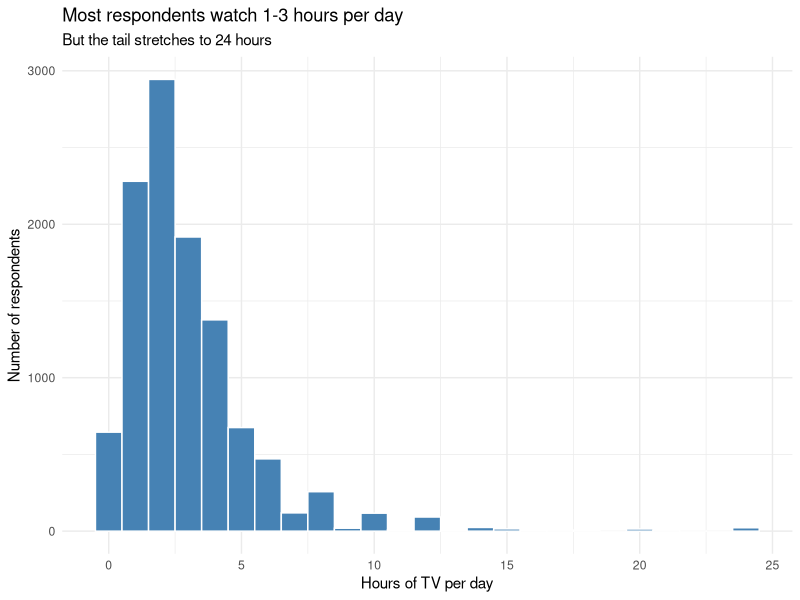
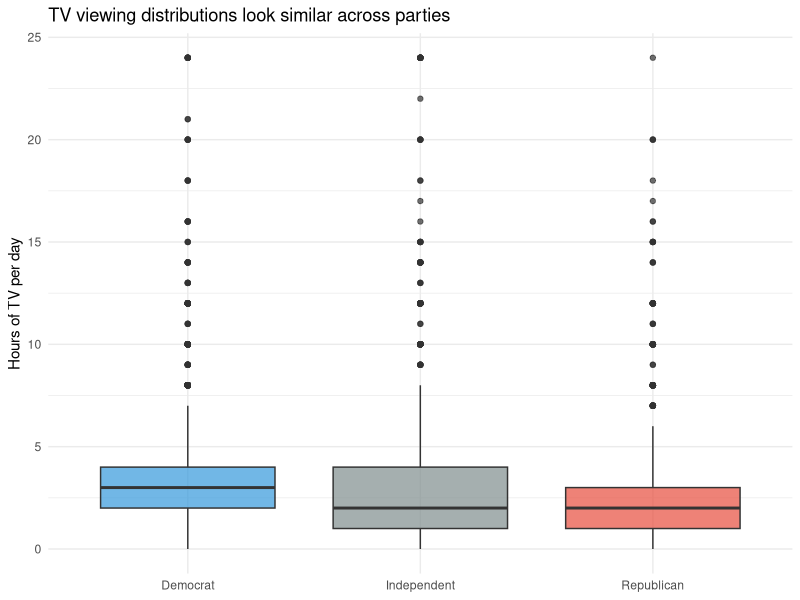
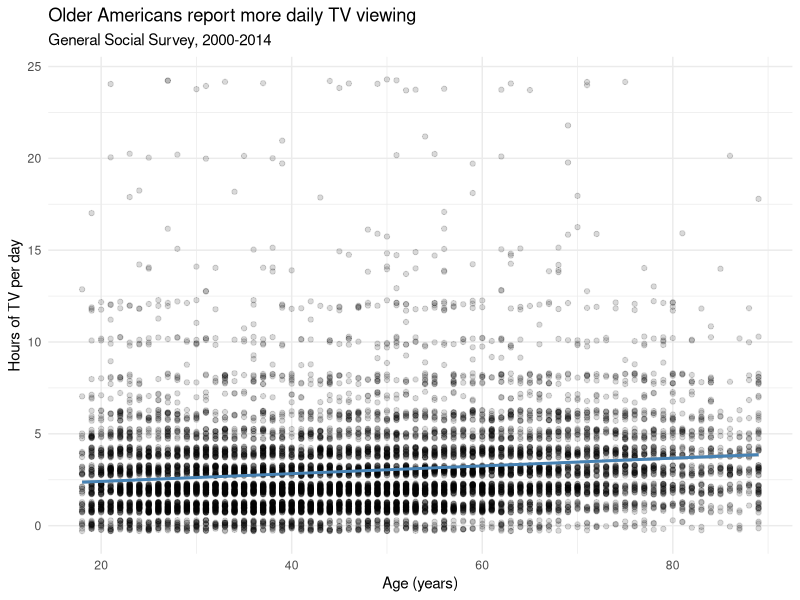
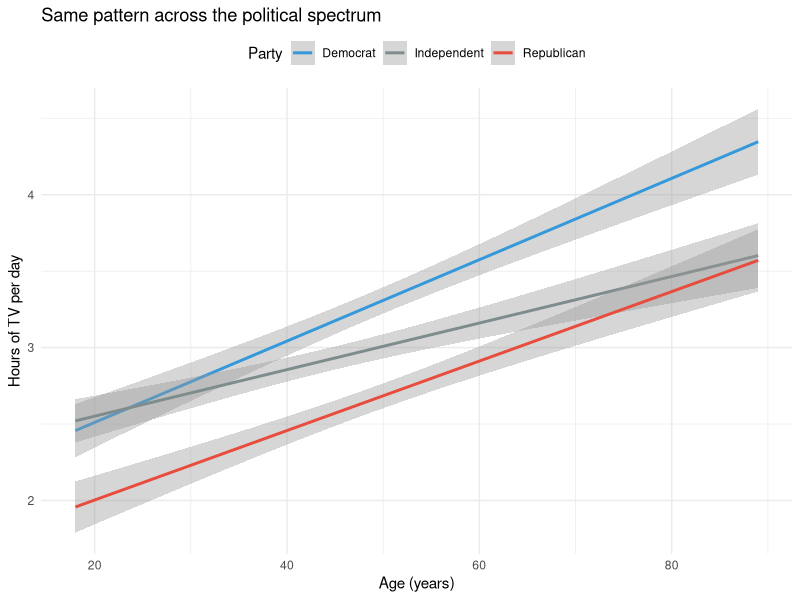
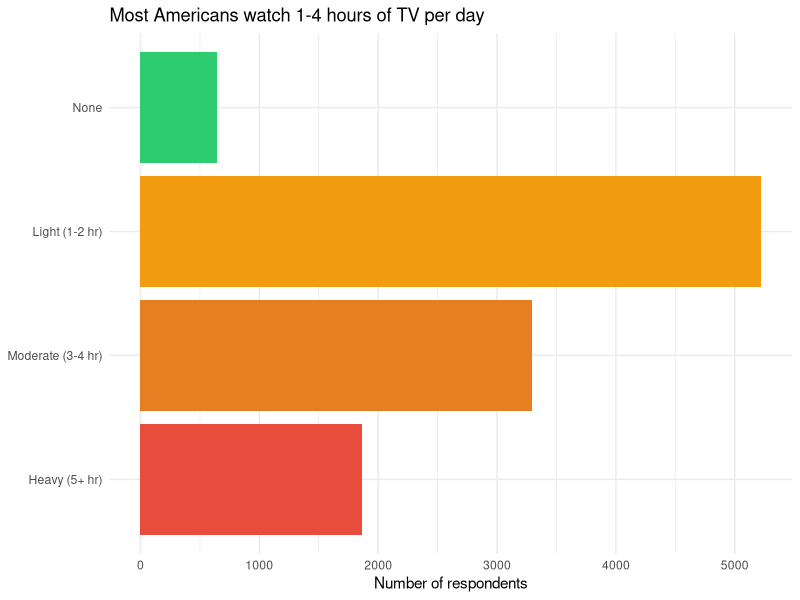
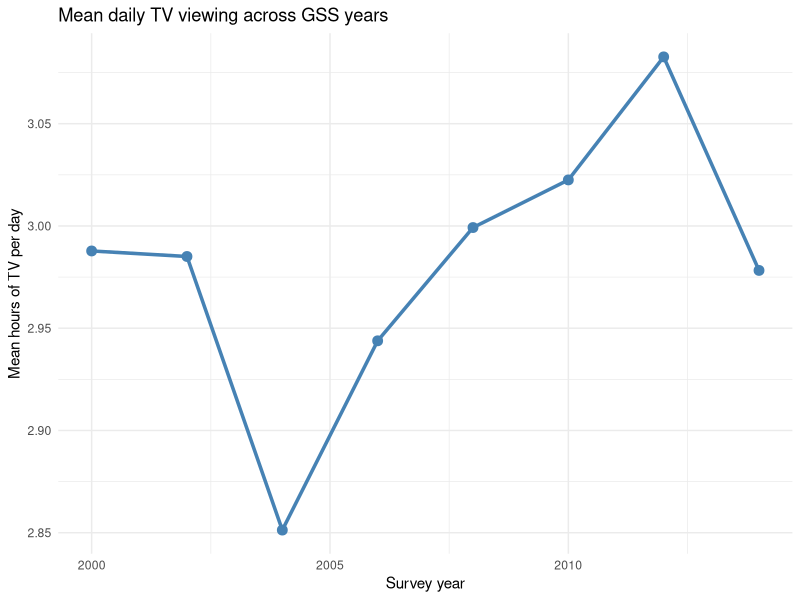
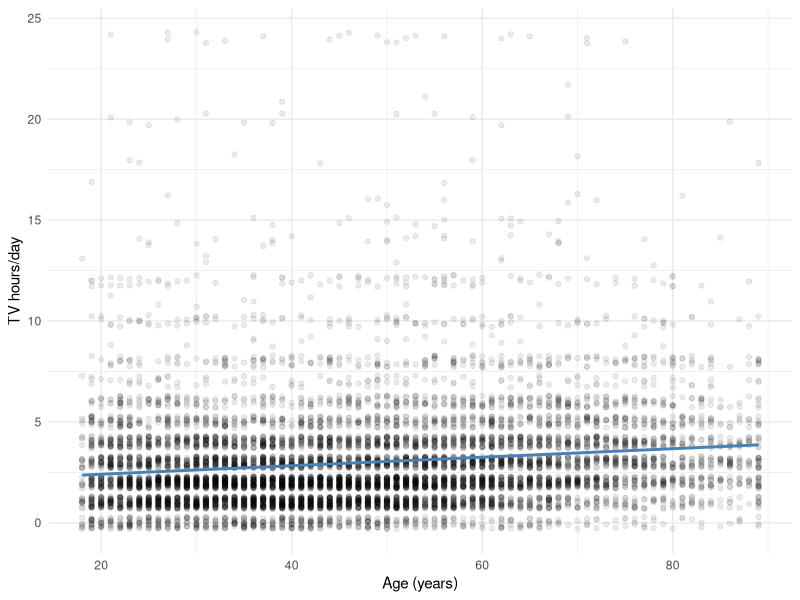

Write the R code that produced these figures, in order.
## ---- chunk 1
#| include: false
library(tidyverse)
## ---- chunk 2
gss_cat
## ---- chunk 3
glimpse(gss_cat)
## ---- chunk 4
gss_cat |>
  summarize(across(everything(), ~sum(is.na(.x))))
## ---- chunk 5
gss_cat |>
  count(partyid)
## ---- chunk 6
gss_clean <- gss_cat |>
  drop_na(tvhours, age) |>
  mutate(
    party = case_when(
      partyid %in% c("Strong republican", "Not str republican") ~ "Republican",
      partyid %in% c("Strong democrat", "Not str democrat")     ~ "Democrat",
      partyid %in% c("Ind,near rep", "Independent", "Ind,near dem") ~ "Independent",
      TRUE ~ NA_character_
    ),
    party = factor(party, levels = c("Democrat", "Independent", "Republican"))
  ) |>
  drop_na(party)
## ---- chunk 7
gss_clean |>
  summarize(
    n = n(),
    mean_age = mean(age),
    mean_tv = mean(tvhours),
    sd_tv = sd(tvhours)
  )
## ---- chunk 8
gss_clean |>
  count(party)
## ---- chunk 9
#| output-location: slide
#| fig-alt: "Histogram of daily TV hours peaking at 2 hours per day with a long right tail."
ggplot(gss_clean, aes(x = tvhours)) +
  geom_histogram(binwidth = 1, fill = "steelblue", color = "white") +
  labs(
    title = "Most respondents watch 1-3 hours per day",
    subtitle = "But the tail stretches to 24 hours",
    x = "Hours of TV per day",
    y = "Number of respondents"
  ) +
  theme_minimal()
## ---- chunk 10
#| output-location: slide
#| fig-alt: "Side-by-side boxplots of daily TV hours for Democrats, Independents, and Republicans showing similar medians and spreads."
ggplot(gss_clean, aes(x = party, y = tvhours, fill = party)) +
  geom_boxplot(alpha = 0.7) +
  scale_fill_manual(values = c(
    "Democrat"    = "#3498db",
    "Independent" = "#7f8c8d",
    "Republican"  = "#e74c3c"
  )) +
  labs(
    title = "TV viewing distributions look similar across parties",
    x = NULL,
    y = "Hours of TV per day"
  ) +
  theme_minimal() +
  theme(legend.position = "none")
## ---- chunk 11
#| output-location: slide
#| fig-alt: "Scatterplot with a linear trend line showing that older Americans report more daily TV viewing in the General Social Survey."
ggplot(gss_clean, aes(x = age, y = tvhours)) +
  geom_jitter(alpha = 0.15, height = 0.3, width = 0) +
  geom_smooth(method = "lm", color = "steelblue") +
  labs(
    title = "Older Americans report more daily TV viewing",
    subtitle = "General Social Survey, 2000-2014",
    x = "Age (years)",
    y = "Hours of TV per day"
  ) +
  theme_minimal()
## ---- chunk 12
cor_value <- cor(gss_clean$age, gss_clean$tvhours)
cor_value
## ---- chunk 13
tv_model <- lm(tvhours ~ age + party, data = gss_clean)

library(broom)
tidy(tv_model)
## ---- chunk 14
glance(tv_model) |>
  select(r.squared, adj.r.squared, sigma, nobs)
## ---- chunk 15
#| output-location: slide
#| fig-alt: "Scatterplot with separate colored trend lines for Democrats, Independents, and Republicans, showing a similar positive age-TV slope for all three groups."
ggplot(gss_clean, aes(x = age, y = tvhours, color = party)) +
  geom_smooth(method = "lm") +
  scale_color_manual(values = c(
    "Democrat"    = "#3498db",
    "Independent" = "#7f8c8d",
    "Republican"  = "#e74c3c"
  )) +
  labs(
    title = "Same pattern across the political spectrum",
    x = "Age (years)",
    y = "Hours of TV per day",
    color = "Party"
  ) +
  theme_minimal() +
  theme(legend.position = "top")
## ---- chunk 16
#| output-location: slide
#| fig-alt: "Horizontal bar chart of TV viewing categories showing most Americans watch 1-4 hours per day, with smaller groups at None and Heavy."
gss_clean |>
  mutate(
    tv_category = case_when(
      tvhours == 0 ~ "None",
      tvhours <= 2 ~ "Light (1-2 hr)",
      tvhours <= 4 ~ "Moderate (3-4 hr)",
      tvhours >= 5 ~ "Heavy (5+ hr)"
    ),
    tv_category = factor(tv_category,
                         levels = c("None", "Light (1-2 hr)",
                                    "Moderate (3-4 hr)", "Heavy (5+ hr)"))
  ) |>
  count(tv_category) |>
  ggplot(aes(x = n, y = fct_rev(tv_category), fill = tv_category)) +
  geom_col() +
  scale_fill_manual(values = c(
    "None"              = "#2ecc71",
    "Light (1-2 hr)"    = "#f39c12",
    "Moderate (3-4 hr)" = "#e67e22",
    "Heavy (5+ hr)"     = "#e74c3c"
  )) +
  labs(
    title = "Most Americans watch 1-4 hours of TV per day",
    x = "Number of respondents",
    y = NULL
  ) +
  theme_minimal() +
  theme(legend.position = "none")
## ---- chunk 17
#| output-location: slide
#| fig-alt: "Line plot of mean daily TV hours from 2000 to 2014, drifting slightly downward across the period."
gss_clean |>
  group_by(year) |>
  summarize(mean_tv = mean(tvhours), .groups = "drop") |>
  ggplot(aes(x = year, y = mean_tv)) +
  geom_line(color = "steelblue", linewidth = 1.2) +
  geom_point(color = "steelblue", size = 3) +
  labs(
    title = "Mean daily TV viewing across GSS years",
    x = "Survey year",
    y = "Mean hours of TV per day"
  ) +
  theme_minimal()
## ---- chunk 18
president_lookup <- tribble(
  ~year, ~president,
   2000, "Clinton",
   2002, "G.W. Bush",
   2004, "G.W. Bush",
   2006, "G.W. Bush",
   2008, "G.W. Bush",
   2010, "Obama",
   2012, "Obama",
   2014, "Obama"
)

president_lookup
## ---- chunk 19
gss_with_president <- gss_clean |>
  left_join(president_lookup, by = "year")

gss_with_president |>
  group_by(president) |>
  summarize(
    n = n(),
    mean_tv = mean(tvhours),
    .groups = "drop"
  ) |>
  arrange(desc(mean_tv))
## ---- chunk 20
summary_table <- gss_clean |>
  group_by(party) |>
  summarize(
    N        = n(),
    Mean_Age = mean(age),
    Mean_TV  = mean(tvhours),
    SD_TV    = sd(tvhours),
    .groups  = "drop"
  )

knitr::kable(summary_table, digits = 1,
             col.names = c("Party", "N", "M Age", "M TV", "SD TV"))
## ---- chunk 21
#| echo: false
#| fig-width: 7
#| fig-height: 2.5
#| fig-alt: "Small scatterplot of age and daily TV hours with a steelblue linear trend line."
ggplot(gss_clean, aes(age, tvhours)) +
  geom_jitter(alpha = 0.08, height = 0.3, width = 0) +
  geom_smooth(method = "lm", color = "steelblue", se = FALSE) +
  labs(x = "Age (years)", y = "TV hours/day") +
  theme_minimal(base_size = 11)
